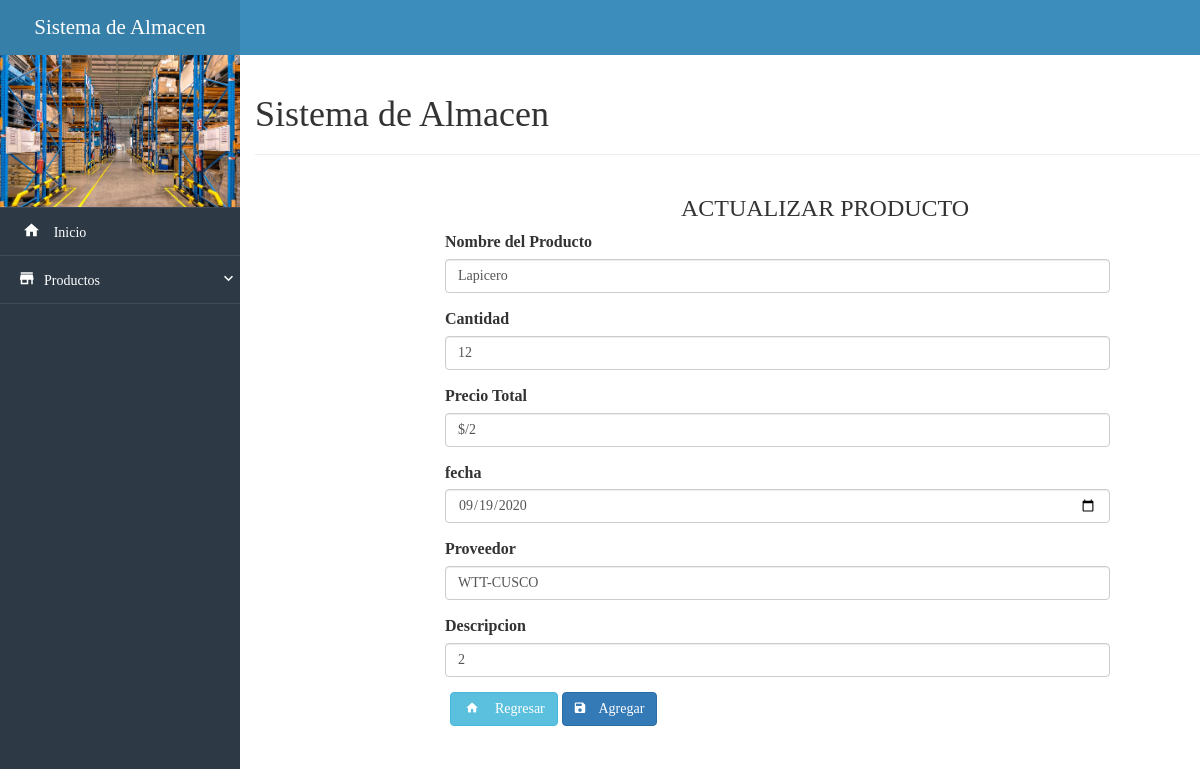
Screenshot of /css/actualizar.php?id=72 with the database file from the repository.
### tables this page shows
CREATE TABLE `productos` (
  `id` smallint(6) NOT NULL,
  `nombre_producto` varchar(50) NOT NULL,
  `cantidad` varchar(10) DEFAULT NULL,
  `precio_total` varchar(10) DEFAULT NULL,
  `fecha_entrada` date NOT NULL,
  `proveedor` varchar(40) DEFAULT NULL,
  `descripcion` varchar(200) NOT NULL
);

### css/actualizar.php (the view, shortened to what this page needs)
<?php
include('link.php');
require '../conexion.php';
$id = $_GET['id'];
$sql = " SELECT * FROM productos WHERE id = '$id'";
$resultado = $mysqli->query($sql);
$row = $resultado->fetch_array(MYSQLI_ASSOC);
?>
<!DOCTYPE html>
<html lang="es">
<head>
</head>
<body>
    <div class="navbar-lateral full-reset">
        <div class="full-reset container-menu-movile custom-scroll-containers">
            <div class="logo ">
                Sistema de Almacen
            </div>
            <div>
                <figure>
                    <img src="../assets/img/logo.jpg"  class="img-responsive center-box"
                     style="width:100%; height: 27%;">
                </figure>
            </div>
            <div class="full-reset nav-lateral-list-menu">
                <ul class="list-unstyled">
                    <li><a href="../inicio.php"><i class="zmdi zmdi-home zmdi-hc-fw"></i>&nbsp;&nbsp; Inicio</a></li>
                    <li>
                        <div class="dropdown-menu-button"><i class="zmdi zmdi-store"></i>&nbsp;&nbsp; Productos <i class="zmdi zmdi-chevron-down pull-right zmdi-hc-fw"></i></div>
                    </li>
                </ul>
            </div>
        </div>
    </div>
    <div class="content-page-container full-reset custom-scroll-containers">
        <nav class="navbar-user-top full-reset">
            <ul class="list-unstyled full-reset">
            </ul>
        </nav>
        <div class="container">
            <div class="page-header">
              <h1 class="all-tittles">Sistema de Almacen<small>   </small></h1>
            </div>
        <div class="edi">
                <div class="row">
                <h3 style="text-align:center">ACTUALIZAR  PRODUCTO</h3>
            </div>
            <form class="form-horizontal" method="POST" action="updatevista.php" autocomplete="off">
             	<div class="col-xs-12 col-sm-7 col-sm-offset-2">
				<div class="form-group">
					<label for="nombre" class="">Nombre del Producto</label>
						<input type="text" class="form-control" id="nombre" name="nombre"
						  required='required' title="nombre del producto solamente letras" pattern="[a-zA-Z ]+"
                           value=<?php echo $row['nombre_producto'] ?>>
				</div>
				<div class="form-group">
					<label for="cantidad" class="">Cantidad</label>
						<input type="number" class="form-control" id="cantidad" name="cantidad"
						  required='required' title="Escriba la cantidad de productos, solamente números"
						  value=<?php echo $row['cantidad'] ?>>
				</div>
				<div class="form-group">
					<label for="precio" class="">Precio Total</label>
						<input type="text" class="form-control" id="precio" name="precio"
						  required='required' title="Escriba el precio total del producto" pattern="[0-9Ss$/ ]+"
						  value=<?php echo $row['precio_total'] ?>>
				</div>
				<div class="form-group">
					<label for="fecha" class="">fecha</label>
				       <input type="date" class="form-control" name="fecha" required='required'
                       title="Seleccione la fecha" value=<?php echo $row['fecha_entrada'] ?>>
				</div>
				<div class="form-group">
					<label for="proveedor" class="">Proveedor</label>
						<input type="text" class="form-control" id="proveedor" name="proveedor"
				        required='required' title="Escriba el nombre del proveedor del producto" pattern="[a-zA-Z./- ]+"
				        value=<?php echo $row['proveedor'] ?>>
				</div>
				<div class="form-group">
					<label for="descripcion" class="">Descripcion</label>
                        <input type="text" class="form-control" id="descripcion" name="descripcion" value=<?php echo $row
                        ['descripcion'] ?>  required>
					</div>
				</div>
				<div class="form-group">
					<div class="col-sm-offset-2 col-sm-5">
                    <a href="../mostrarPro.php" class="btn btn-info"> <i class="zmdi zmdi-home zmdi-hc-fw"></i> &nbsp;&nbsp; Regresar</a>
						<button type="submit" class="btn btn-primary"> <i class="zmdi zmdi-floppy"></i> &nbsp;&nbsp; Agregar</button>
					</div>
				</div>
			</form>
            </div>
        </div>
        <section class="full-reset text-center" style="padding: 40px 0;">
        </section>
	     </div>
</body>
</html>

### css/style.css (style rules this page uses)
html, body { height: 100%; margin: 0; padding: 0; width: 100%; font-size: 16px; font-family: "Parrafos" !important; background-color: #fff; }
.center-box { margin: 0 auto; }
.full-reset { margin: 0; padding: 0; width: 100%; }
.navbar-user-top { background-color: #3c8dbc; height: 55px; position: relative; top: 0; left: 0; z-index: 7; }
.navbar-user-top > ul { height: 55px; padding: 0 15px; margin: 0; }
.nav-lateral-list-menu ul li a, .nav-lateral-list-menu ul li div { width: 100%; min-height: 45px; line-height: 45px; display: block; padding: 0; padding-left: 20px; font-size: 14px; text-decoration: none; color: #fff; border-bottom: 1px solid rgba(230,233,238,.1); transition: .3s all ease-in-out; -moz-transition: .3s all ease-in-out; -ms-transition: .3s all ease-in-out; -webkit-transition: .3s all ease-in-out; }
.nav-lateral-list-menu i { font-size: 18px; line-height: 45px; }
.nav-lateral-list-menu ul li:first-child { border-top: 1px solid rgba(230,233,238,.1); }
.nav-lateral-list-menu ul li div { cursor: pointer; }
@media (min-width: 1200px) { .navbar-lateral { display: inherit !important; } }

### rows the page displays
productos: nombre "Lapicero", cantidad "12", precio "$/2", fecha "09/19/2020", proveedor "WTT-CUSCO"
